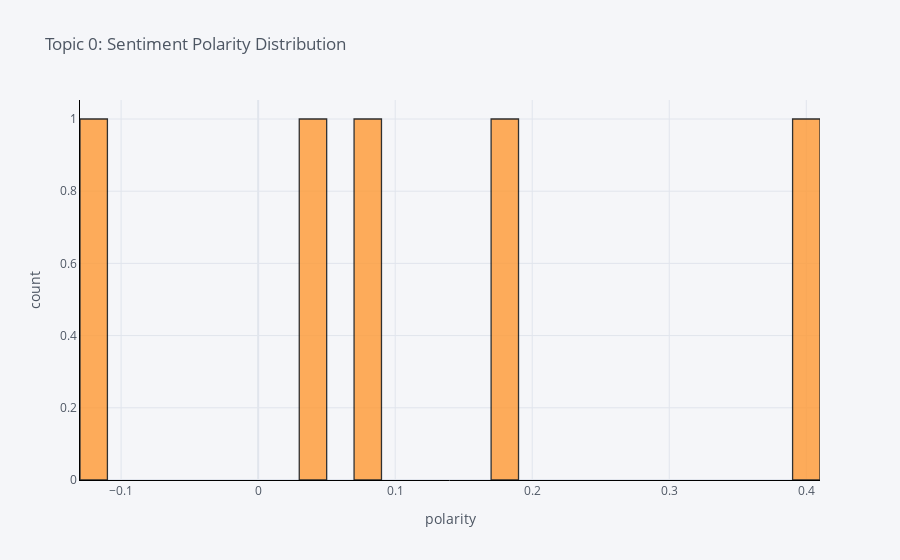

Notebook source saved alongside this figure:
### Code cell
plot_model(lda, plot = 'sentiment')

### Figure 1 — Plotly figure (JSON) as saved in the notebook; plotly's stock layout.template omitted (floating-point values rounded to 4 significant figures)
{"data": [{"histfunc": "count", "histnorm": "", "marker": {"color": "rgba(255, 153, 51, 1.0)", "line": {"color": "#000000", "width": 1.3}}, "name": "Full_info", "nbinsx": 50, "opacity": 0.8, "orientation": "v", "type": "histogram", "x": [0.1727, -0.1222, 0.4, 0.03403, 0.08469]}], "layout": {"barmode": "overlay", "legend": {"bgcolor": "#F5F6F9", "font": {"color": "#4D5663"}}, "paper_bgcolor": "#F5F6F9", "plot_bgcolor": "#F5F6F9", "title": {"font": {"color": "#4D5663"}, "text": "Topic 0: Sentiment Polarity Distribution"}, "xaxis": {"gridcolor": "#E1E5ED", "linecolor": "black", "showgrid": true, "tickfont": {"color": "#4D5663"}, "title": {"font": {"color": "#4D5663"}, "text": "polarity"}, "zerolinecolor": "#E1E5ED"}, "yaxis": {"gridcolor": "#E1E5ED", "linecolor": "black", "showgrid": true, "tickfont": {"color": "#4D5663"}, "title": {"font": {"color": "#4D5663"}, "text": "count"}, "zerolinecolor": "#E1E5ED"}}}
